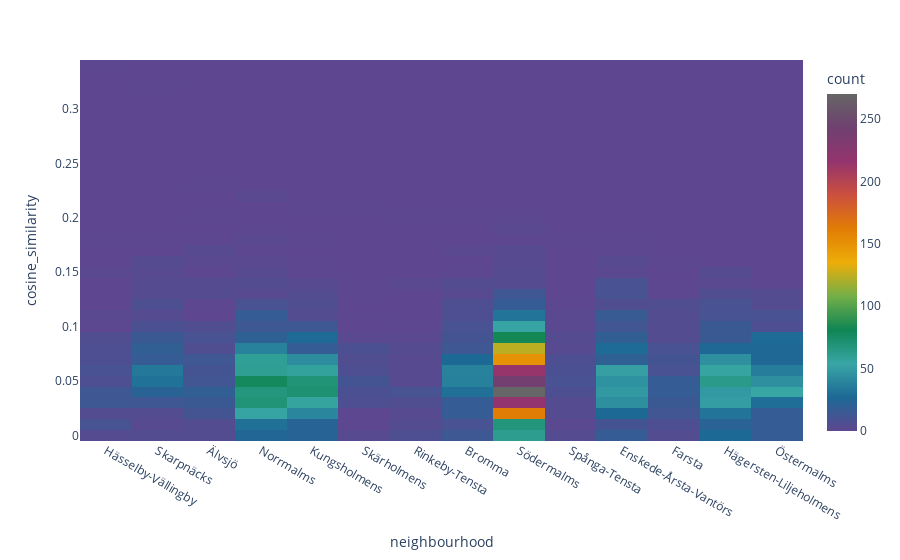

Source (notebook cell):
### Code cell
px.density_heatmap(cosine_sim_by_neighbourhood,
           x='neighbourhood', y='cosine_similarity',
           color_continuous_scale=PALETTE)

### Figure 1 — Plotly figure (JSON) as saved in the notebook; plotly's stock layout.template omitted (floating-point values rounded to 4 significant figures; data arrays with more than 128 entries replaced by an {"elided": "..."} marker saying what was removed)
{"data": [{"coloraxis": "coloraxis", "hovertemplate": "neighbourhood=%{x}<br>cosine_similarity=%{y}<br>count=%{z}<extra></extra>", "name": "", "type": "histogram2d", "x": {"elided": "4821 str values"}, "xaxis": "x", "xbingroup": "x", "y": {"elided": "4821 float values"}, "yaxis": "y", "ybingroup": "y"}], "layout": {"coloraxis": {"colorbar": {"title": {"text": "count"}}, "colorscale": [[0, "rgb(95, 70, 144)"], [0.1, "rgb(29, 105, 150)"], [0.2, "rgb(56, 166, 165)"], [0.3, "rgb(15, 133, 84)"], [0.4, "rgb(115, 175, 72)"], [0.5, "rgb(237, 173, 8)"], [0.6, "rgb(225, 124, 5)"], [0.7, "rgb(204, 80, 62)"], [0.8, "rgb(148, 52, 110)"], [0.9, "rgb(111, 64, 112)"], [1, "rgb(102, 102, 102)"]]}, "legend": {"tracegroupgap": 0}, "margin": {"t": 60}, "xaxis": {"anchor": "y", "domain": [0, 1], "title": {"text": "neighbourhood"}}, "yaxis": {"anchor": "x", "domain": [0, 1], "title": {"text": "cosine_similarity"}}}}
